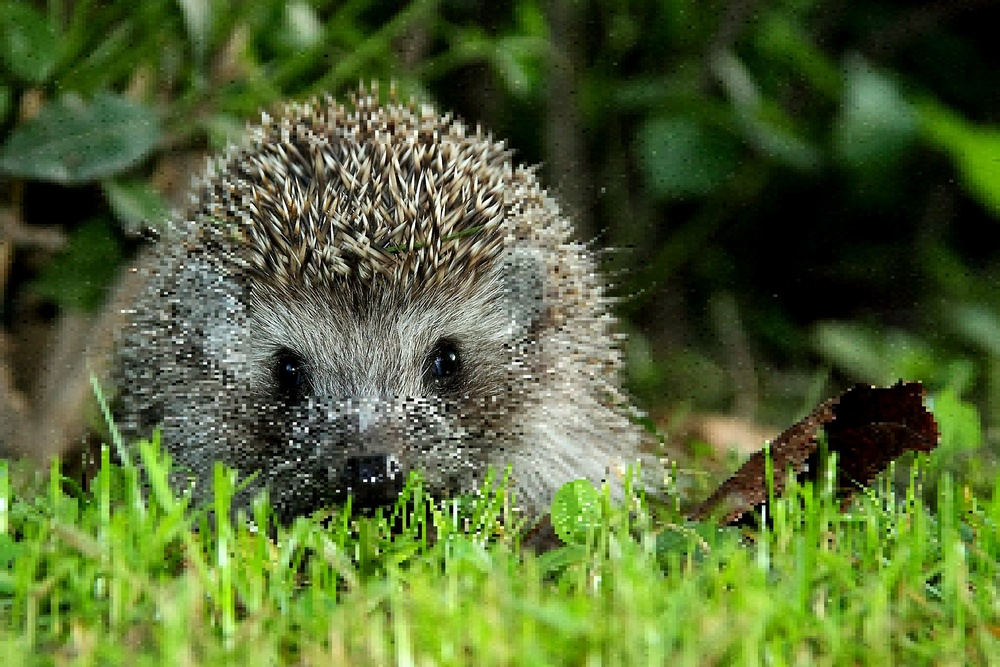
#> input picture media_types/Igel_sox_preview.jpeg, 1000 x 667 px, shrunk from 2780 x 1853 before the run, found by its file name
$ python ela-light.py   (older library calls are emulated)
#> lines starting #> are read from the running program, lines starting #| are printed output that depends on the picture
import cv2
import numpy as np

def generate_ela_light_image(image_path, output_path='ela_result.jpg'):
    img = cv2.imread(image_path)
    if img is None: return

    gray = cv2.cvtColor(img, cv2.COLOR_BGR2GRAY)

    # Der Laplace-Filter erkennt Kanten und Details
    laplace = cv2.Laplacian(gray, cv2.CV_64F)

    # Absolute Werte nehmen und verstärken (wie bei echtem ELA)
    laplace_abs = np.uint8(np.absolute(laplace))

    # Verstärkung: Multipliziere das Ergebnis, damit man auch feine Fehler sieht
    enhanced_ela = cv2.multiply(laplace_abs, 10)

    # Optional: Eine Heatmap daraus machen (sieht cooler aus für Reports)
    heatmap = cv2.applyColorMap(enhanced_ela, cv2.COLORMAP_JET)

    cv2.imwrite(output_path, heatmap)
    print(f"✅ ELA-Light Bild wurde gespeichert als: {output_path}")

generate_ela_light_image('./media_types/Igel.jpeg', './media_types/Igel_ela.jpeg')
generate_ela_light_image('./media_types/Igel_sox_preview.jpeg', './media_types/Igel_sox_preview_ela.jpeg')
#> call 2 of generate_ela_light_image, with image_path = './media_types/Igel_sox_preview.jpeg', output_path = './media_types/Igel_sox_preview_ela.jpeg'
#> in generate_ela_light_image, img is the input picture: shape (667, 1000, 3); mean B, G, R 50.9, 101.6, 82.9
#> in generate_ela_light_image (call 2), `gray = cv2.cvtColor(img, cv2.COLOR_BGR2GRAY)`:
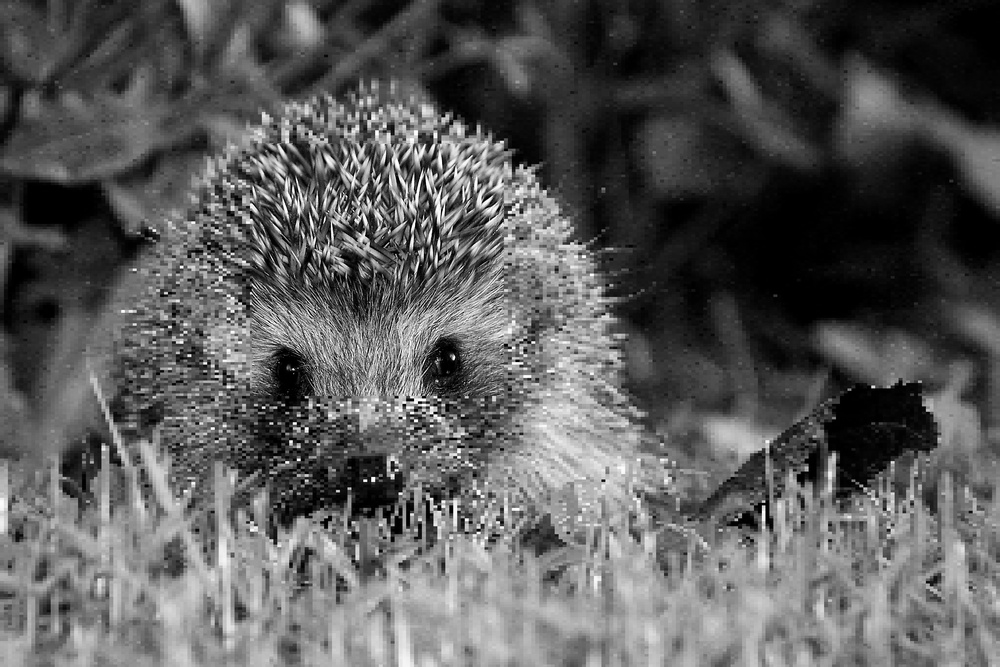
#> gray: shape (667, 1000); min 0, max 255, mean 90.2
#> in generate_ela_light_image (call 2), `laplace = cv2.Laplacian(gray, cv2.CV_64F)`:
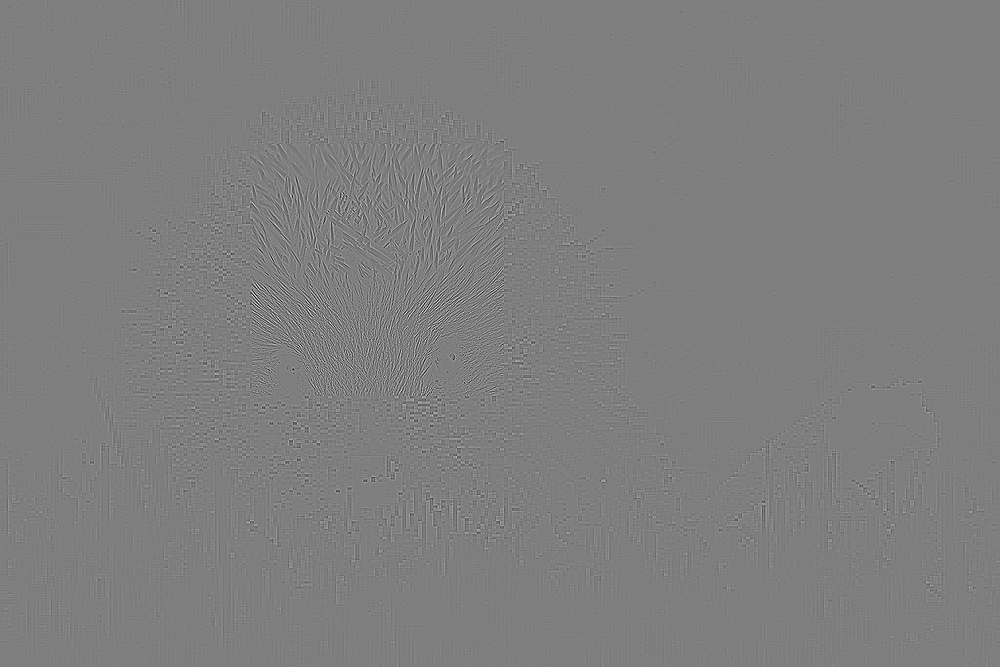
#> laplace: shape (667, 1000) float64; min -628, max 636, mean 0; drawn with min black and max white
#> in generate_ela_light_image (call 2), `laplace_abs = np.uint8(np.absolute(laplace))`:
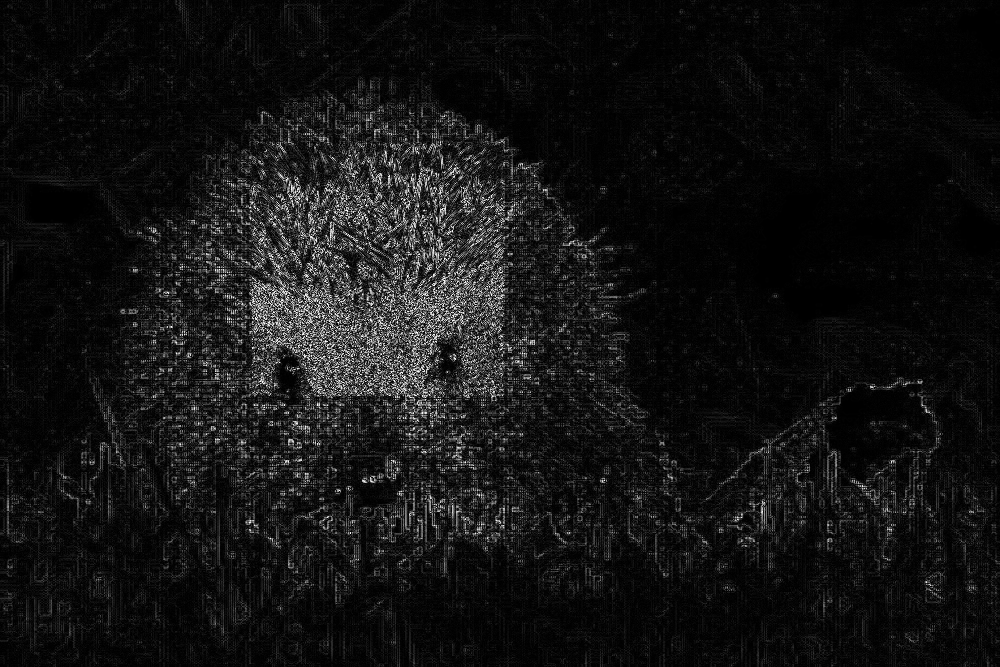
#> laplace_abs: shape (667, 1000); min 0, max 255, mean 19.5
#> in generate_ela_light_image (call 2), `enhanced_ela = cv2.multiply(laplace_abs, 10)`:
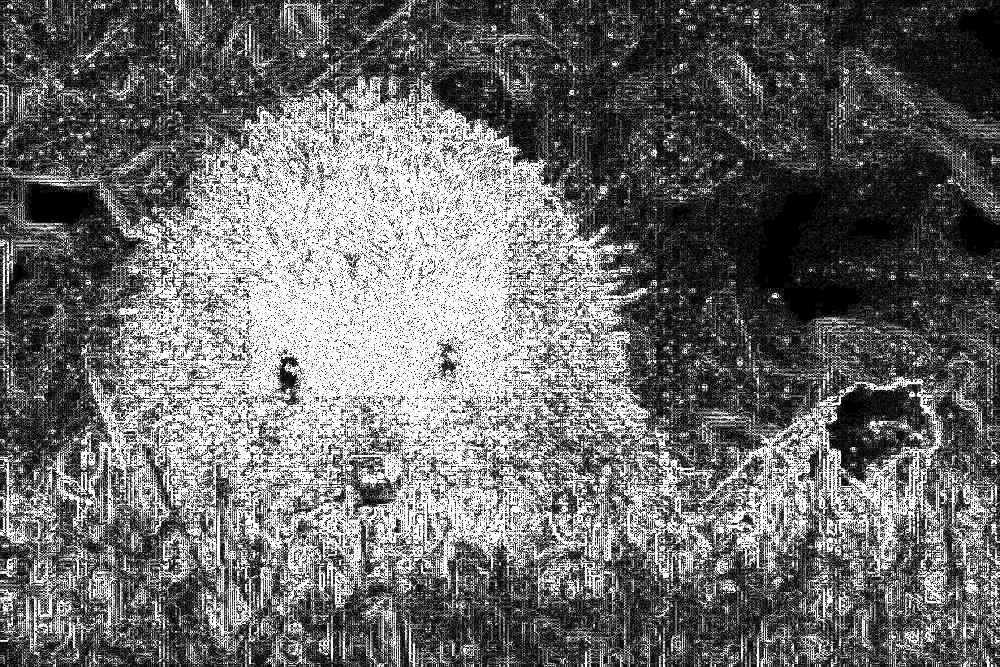
#> enhanced_ela: shape (667, 1000); min 0, max 255, mean 108.5
#> in generate_ela_light_image (call 2), `heatmap = cv2.applyColorMap(enhanced_ela, cv2.COLORMAP_JET)`:
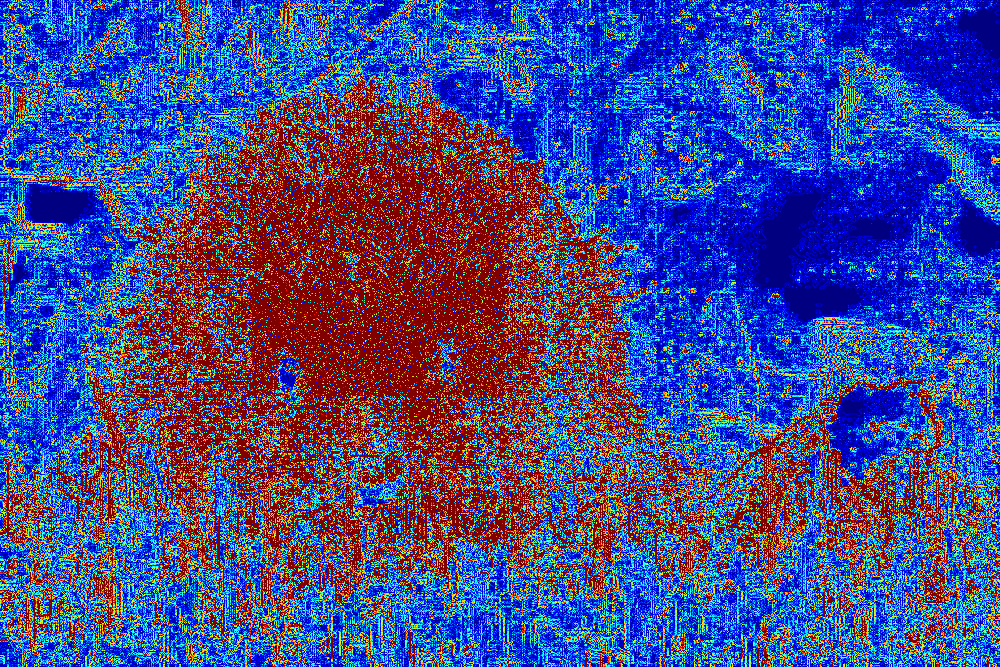
#> heatmap: shape (667, 1000, 3); mean B, G, R 143.6, 75.4, 64.2

$ run again, with media_types/images/Igel_sharpness_map.jpeg copied over media_types/Igel_sox_preview.jpeg
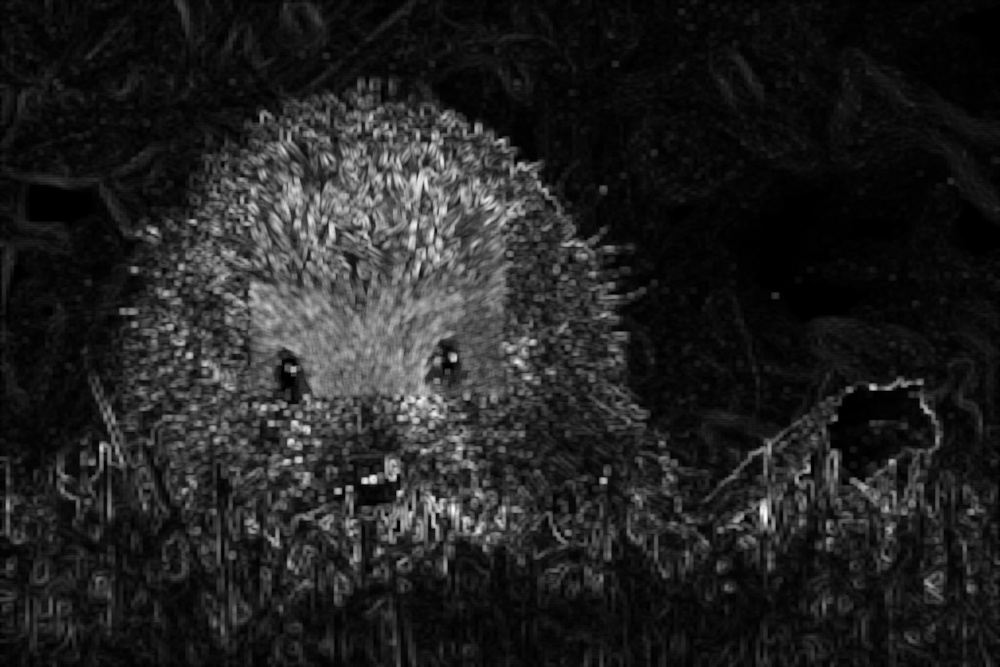
#> input picture media_types/images/Igel_sharpness_map.jpeg, 1000 x 667 px, shrunk from 2780 x 1853 before the run, found by its file name
#> in generate_ela_light_image, img is the input picture: shape (667, 1000, 3); min 0, max 255, mean 34.1
#> in generate_ela_light_image (call 2), `laplace = cv2.Laplacian(gray, cv2.CV_64F)`:
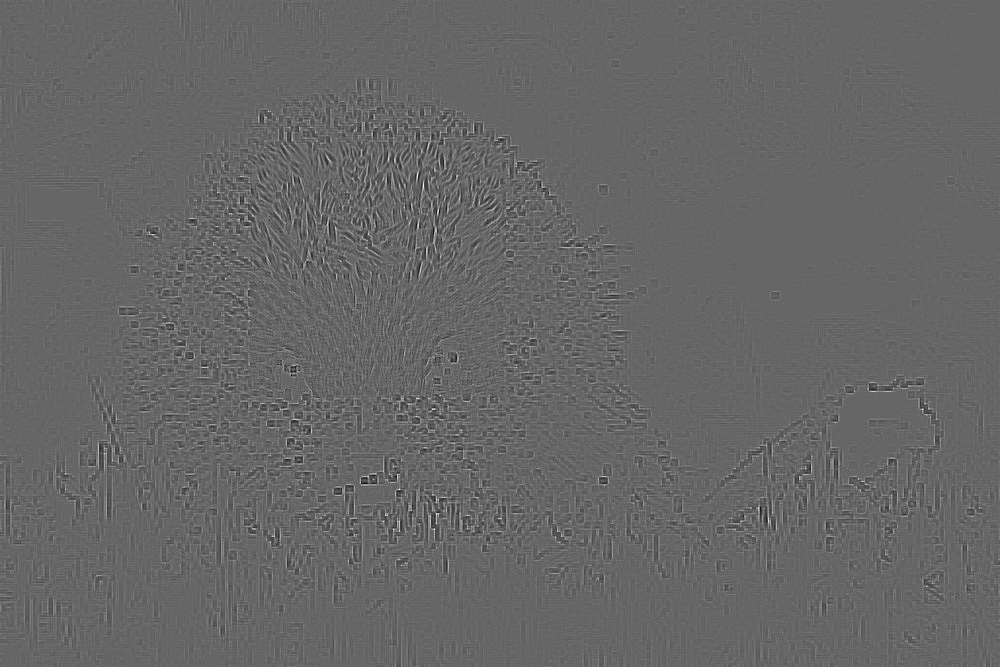
#> laplace: shape (667, 1000) float64; min -108, max 160, mean 0; drawn with min black and max white
#> in generate_ela_light_image (call 2), `heatmap = cv2.applyColorMap(enhanced_ela, cv2.COLORMAP_JET)`:
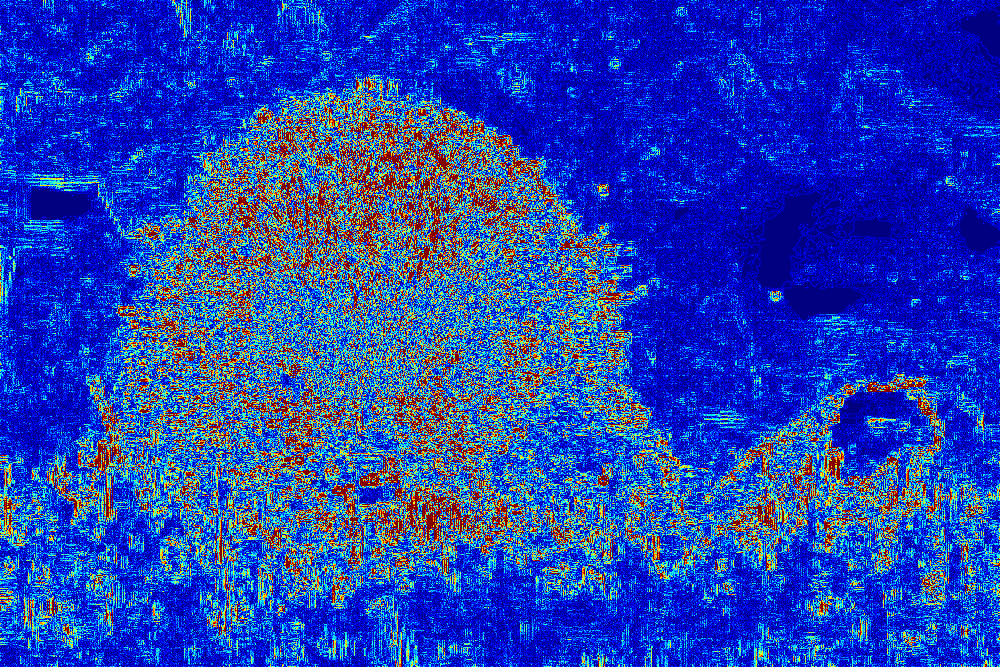
#> heatmap: shape (667, 1000, 3); mean B, G, R 181.6, 63.6, 32.3

$ run again, with media_types/images/Igel_sox_crop.jpeg copied over media_types/Igel_sox_preview.jpeg
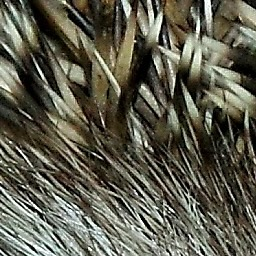
#> input picture media_types/images/Igel_sox_crop.jpeg, 256 x 256 px, found by its file name
#> in generate_ela_light_image, img is the input picture: shape (256, 256, 3); mean B, G, R 78.8, 92.8, 94.2
#> in generate_ela_light_image (call 2), `enhanced_ela = cv2.multiply(laplace_abs, 10)`:
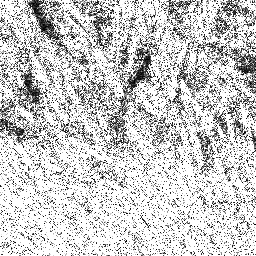
#> enhanced_ela: shape (256, 256); min 0, max 255, mean 201.4
#> in generate_ela_light_image (call 2), `heatmap = cv2.applyColorMap(enhanced_ela, cv2.COLORMAP_JET)`:
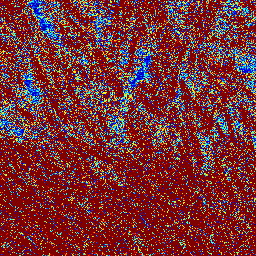
#> heatmap: shape (256, 256, 3); mean B, G, R 51.6, 49.3, 119.5
